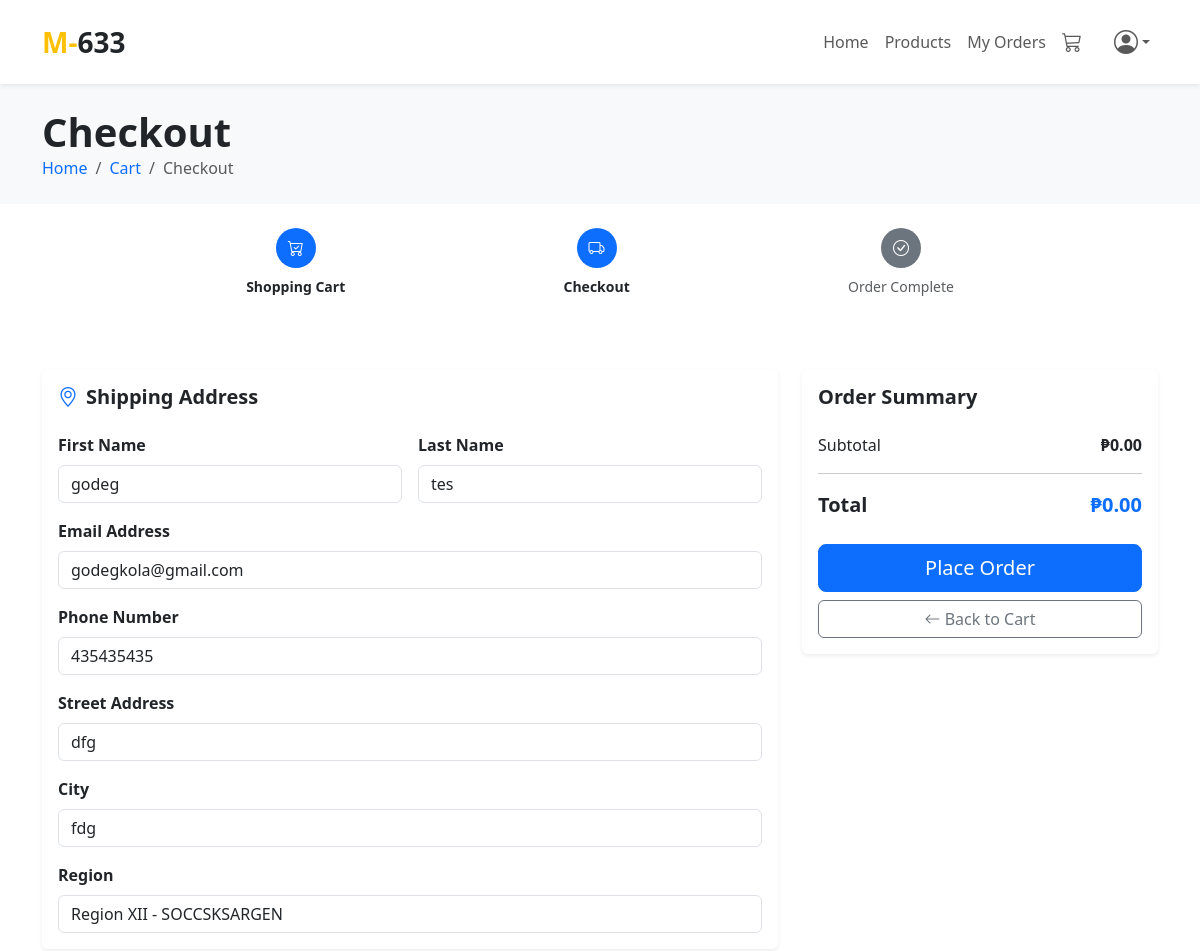
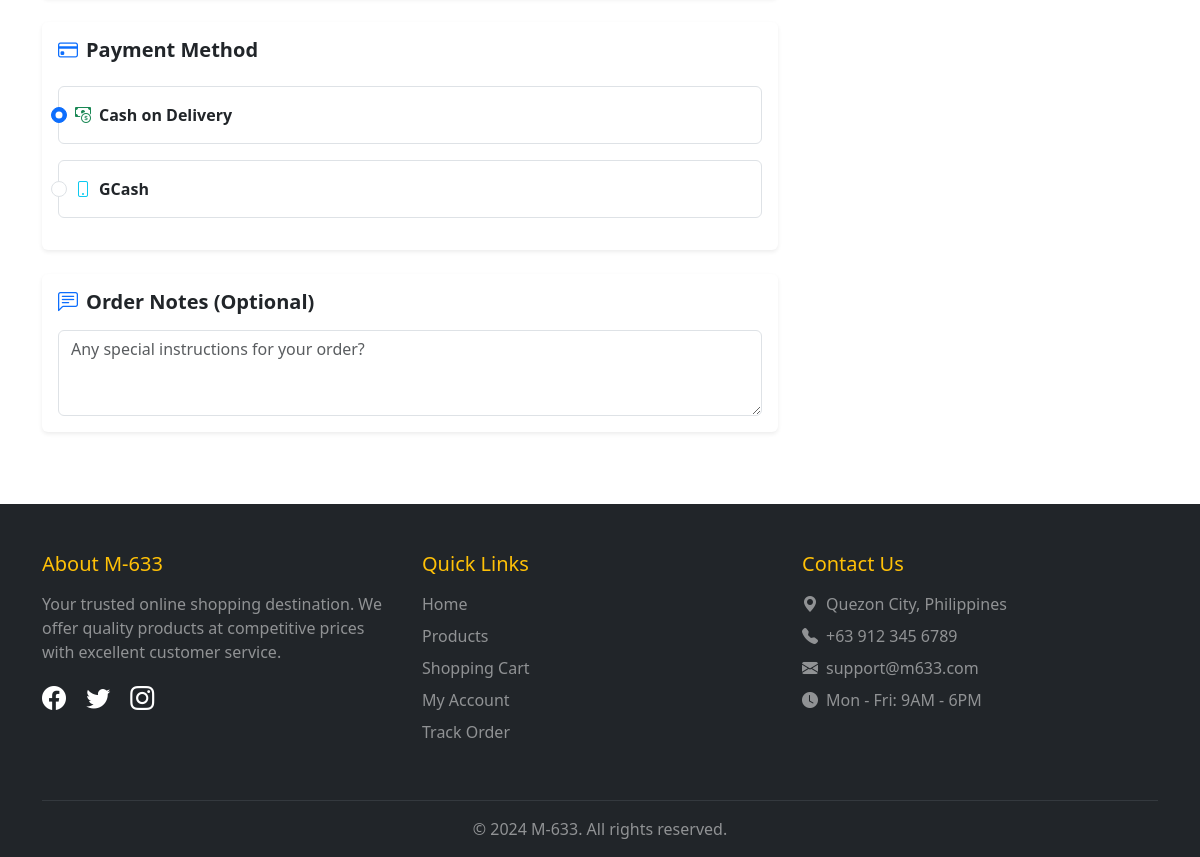
The page /customer/checkout.php (signed in) on the database its author committed (2 pictures, top to bottom).
### tables this page shows
CREATE TABLE `users` (
  `users_id` int(11) NOT NULL,
  `images` text NOT NULL,
  `name` text NOT NULL,
  `email` text NOT NULL,
  `password` text NOT NULL,
  `role` tinyint(1) NOT NULL COMMENT 'customer=0,admin=1',
  `code` int(11) NOT NULL,
  `timestamp` int(11) NOT NULL,
  `contact` text NOT NULL,
  `address` text NOT NULL,
  `city` text NOT NULL,
  `region` text NOT NULL
);

### config/config.php (called while the page is built, shortened)
<?php
class Connection{
	private $servername = "localhost";
	private $username = "root";
	private $password = "";
	private $dbname = "m633";
	public function conn(){
		try {
		$this->dsn = "mysql:host=".$this->servername.";dbname=".$this->dbname;
		$this->pdo = new PDO($this->dsn, $this->username, $this->password);
		$this->pdo->setAttribute(PDO::ATTR_ERRMODE, PDO::ERRMODE_EXCEPTION);
		$this->pdo->setAttribute(PDO::ATTR_DEFAULT_FETCH_MODE, PDO::FETCH_ASSOC);
		$this->pdo->exec("SET time_zone = '+08:00'");
		return $this->pdo;
		} catch (Exception $e) {
			echo 'error'. $e->getmessage();
		}
	}
}
?>

### customer/checkout.php (the view, shortened to what this page needs)
<?php
  include '../config/config.php';
  class data extends Connection{
    public function managedata(){
        $sql = "SELECT * FROM users WHERE users_id = '".$_SESSION['users_id']."'";
        $stmt = $this->conn()->query($sql);
        $row = $stmt->fetch();
        $explode = explode(' ', $row['name']);
        $firstname = $explode[0] ?? '';
        $lastname  = $explode[1] ?? '';
        $email = $row['email'];
        $contact = $row['contact'];
        $address = $row['address'];
        $city = $row['city'];
        $region = $row['region'];
?>
<!DOCTYPE html>
<html lang="en">
<?php include '../includes/header.php'; ?>
<body>
    <?php include 'navbar.php'; ?>
    <div class="bg-light py-4">
        <div class="container">
            <h1 class="fw-bold mb-0">Checkout</h1>
            <nav aria-label="breadcrumb">
                <ol class="breadcrumb mb-0">
                    <li class="breadcrumb-item"><a href="index.php" class="text-decoration-none">Home</a></li>
                    <li class="breadcrumb-item"><a href="cart.php" class="text-decoration-none">Cart</a></li>
                    <li class="breadcrumb-item active">Checkout</li>
                </ol>
            </nav>
        </div>
    </div>
    <div class="container my-4">
        <div class="row justify-content-center">
            <div class="col-lg-10">
                <div class="d-flex justify-content-between mb-4">
                    <div class="text-center flex-fill">
                        <div class="bg-primary text-white rounded-circle d-inline-flex align-items-center justify-content-center mb-2" style="width: 40px; height: 40px;">
                            <i class="bi bi-cart-check"></i>
                        </div>
                        <p class="small fw-semibold mb-0">Shopping Cart</p>
                    </div>
                    <div class="text-center flex-fill">
                        <div class="bg-primary text-white rounded-circle d-inline-flex align-items-center justify-content-center mb-2" style="width: 40px; height: 40px;">
                            <i class="bi bi-truck"></i>
                        </div>
                        <p class="small fw-semibold mb-0">Checkout</p>
                    </div>
                    <div class="text-center flex-fill">
                        <div class="bg-secondary text-white rounded-circle d-inline-flex align-items-center justify-content-center mb-2" style="width: 40px; height: 40px;">
                            <i class="bi bi-check-circle"></i>
                        </div>
                        <p class="small text-muted mb-0">Order Complete</p>
                    </div>
                </div>
            </div>
        </div>
    </div>
    <div class="container my-5">
        <form method="POST" action="../controller/checkoutController.php">
            <div class="row">
                <div class="col-lg-8 mb-4">
                    <div class="card border-0 shadow-sm mb-4">
                        <div class="card-body">
                            <h5 class="fw-bold mb-4">
                                <i class="bi bi-geo-alt text-primary me-2"></i>Shipping Address
                            </h5>
                            <div class="row g-3">
                                <div class="col-md-6">
                                    <label class="form-label fw-semibold">First Name</label>
                                    <input type="text" value="<?= $firstname; ?>" class="form-control" placeholder="Juan">
                                </div>
                                <div class="col-md-6">
                                    <label class="form-label fw-semibold">Last Name</label>
                                    <input type="text" value="<?= $lastname; ?>" class="form-control" placeholder="Dela Cruz">
                                </div>
                                <div class="col-12">
                                    <label class="form-label fw-semibold">Email Address</label>
                                    <input type="email" value="<?= $email; ?>" class="form-control" placeholder="juan@example.com">
                                </div>
                                <div class="col-12">
                                    <label class="form-label fw-semibold">Phone Number</label>
                                    <input type="tel" value="<?= $contact; ?>" class="form-control" placeholder="+63 912 345 6789">
                                </div>
                                <div class="col-12">
                                    <label class="form-label fw-semibold">Street Address</label>
                                    <input type="text" value="<?= $address; ?>" class="form-control" placeholder="123 Main Street">
                                </div>
                                <div class="col-md-12">
                                    <label class="form-label fw-semibold">City</label>
                                    <input type="text" value="<?= $city; ?>" class="form-control" placeholder="Quezon City">
                                </div>
                                <div class="col-md-12">
                                    <label class="form-label fw-semibold">Region</label>
                                    <input type="text" value="<?= $region; ?>" class="form-control" placeholder="Region">
                                </div>
                            </div>
                        </div>
                    </div>
                    <div class="card border-0 shadow-sm mb-4">
                        <div class="card-body">
                            <h5 class="fw-bold mb-4">
                                <i class="bi bi-credit-card text-primary me-2"></i>Payment Method
                            </h5>
                            <div class="form-check mb-3 p-3 border rounded">
                                <input class="form-check-input" type="radio" name="payment_method" value="COD" checked>
                                <label class="form-check-label fw-semibold" for="cod">
                                    <i class="bi bi-cash-coin text-success me-2"></i>Cash on Delivery
                                </label>
                            </div>
                            <div class="form-check mb-3 p-3 border rounded">
                                <input class="form-check-input" type="radio" name="payment_method" value="Gcash">
                                <label class="form-check-label fw-semibold" for="gcash">
                                    <i class="bi bi-phone text-info me-2"></i>GCash
                                </label>
                            </div>
                        </div>
                    </div>
                    <div class="card border-0 shadow-sm">
                        <div class="card-body">
                            <h5 class="fw-bold mb-3">
                                <i class="bi bi-chat-left-text text-primary me-2"></i>Order Notes (Optional)
                            </h5>
                            <textarea name="notes" class="form-control" rows="3" placeholder="Any special instructions for your order?"></textarea>
                        </div>
                    </div>
                </div>
                <div class="col-lg-4">
                    <div class="card border-0 shadow-sm position-sticky" style="top: 100px;">
                        <div class="card-body">
                            <h5 class="fw-bold mb-4">Order Summary</h5>
                            <?php
                            $overall = 0;
                             ?>
                            <div class="d-flex justify-content-between mb-2">
                                <span>Subtotal</span>
                                <span class="fw-semibold">₱<?= number_format($overall,2); ?></span>
                            </div>
                            <hr>
                            <div class="d-flex justify-content-between mb-4">
                                <span class="fw-bold fs-5">Total</span>
                                <span class="fw-bold fs-5 text-primary">₱<?= number_format($overall,2); ?></span>
                            </div>
                            <button type="submit" value="checkout" name="action" class="btn btn-primary w-100 btn-lg mb-2">
                                Place Order
                            </button>
                            <a href="cart.php" class="btn btn-outline-secondary w-100">
                                <i class="bi bi-arrow-left"></i> Back to Cart
                            </a>
                        </div>
                    </div>
                </div>
            </div>
        </form>
    </div>
    <?php include 'footer.php'; ?>
</body>
</html>
<?php } } $data = new data(); $data->managedata(); ?>

### rows shown on the page
users: name "godeg", name "tes", email "godegkola@gmail.com", contact "435435435", address "dfg", city "fdg", region "Region XII - SOCCSKSARGEN"

### other values the page prints
$overall "0.00"
